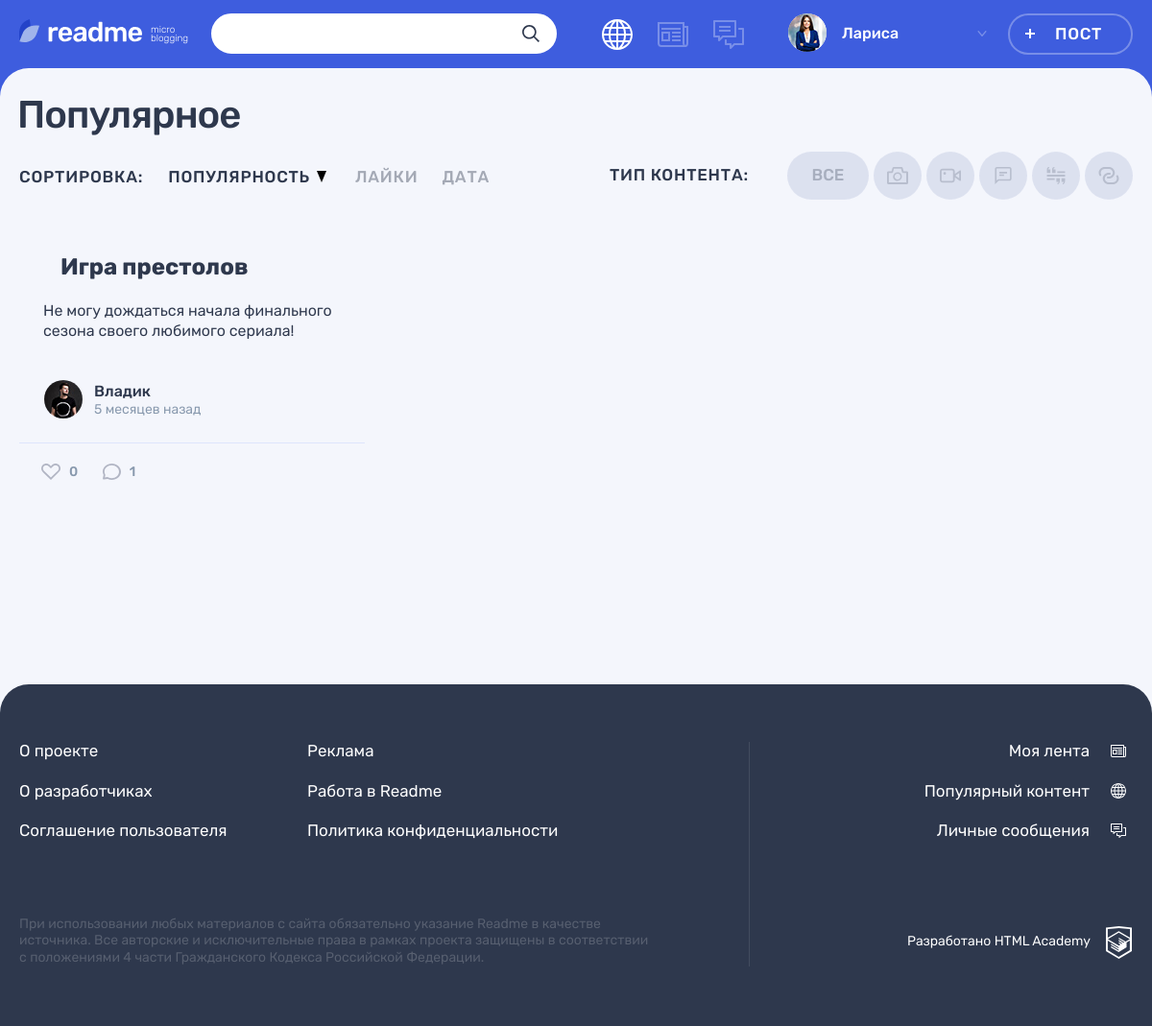
/popular.php?type_id=3 (signed in), run on the app's committed database.
### tables this page shows
CREATE TABLE types
(
  id              INT AUTO_INCREMENT PRIMARY KEY,
  title           VARCHAR(32) NOT NULL,
  class_name VARCHAR(32) NOT NULL
);

CREATE TABLE posts
(
  id           INT AUTO_INCREMENT PRIMARY KEY,
  dt_add       TIMESTAMP DEFAULT CURRENT_TIMESTAMP,
  title        VARCHAR(255) NOT NULL,
  text_content TEXT,
  quote_author VARCHAR(255),
  image        VARCHAR(255),
  video        VARCHAR(255),
  link         VARCHAR(255),
  views_count  INT DEFAULT 0,
  user_id      INT          NOT NULL,
  type_id      INT          NOT NULL,
  author_id    INT,
  repost_id    INT
);

CREATE TABLE users
(
  id       INT AUTO_INCREMENT PRIMARY KEY,
  dt_add   TIMESTAMP DEFAULT CURRENT_TIMESTAMP,
  email    VARCHAR(128) NOT NULL UNIQUE,
  login    VARCHAR(64)  NOT NULL,
  password VARCHAR(255) NOT NULL,
  avatar   VARCHAR(255)
);

### helpers.php (called while the page is built, shortened)
<?php
function get_noun_plural_form($number, $one, $two, $many)
{
    $number = (int) $number;
    $mod10 = $number % 10;
    $mod100 = $number % 100;
    switch (true) {
        default:
            return $many;
    }
}
function include_template($name, array $data = [])
{
    $name = 'templates/' . $name;
    extract($data);
    require $name;
    $result = ob_get_clean();
    return $result;
}
function crop_text($text, $length = 300)
{
    $words = explode(' ', $text);
    $sum_length = 0;
    $words_cropped = [];
    for ($i = 0; $i < count($words); $i++) {
        $words_cropped[$i] = $words[$i];
        $sum_length += (mb_strlen($words[$i]) + 1);
    }
    $text_cropped = implode(' ', $words_cropped);
    return false;
}
function print_date_diff($date)
{
    $first_date = date_create($date);
    $now = date_create('now');
    $date_diff = date_diff($now, $first_date);
    foreach ($date_diff as $period => $amount) {
        if ($amount !== 0) {
            switch ($period) {
                case 'm':
                    return "$amount " . get_noun_plural_form($amount, 'месяц', 'месяца', 'месяцев');
                    break;
            }
        }
    }
}
function get_data($con, $stmt, $is_row)
{
    mysqli_stmt_execute($stmt);
    $result = mysqli_stmt_get_result($stmt);
    if ($is_row) {
        $data = mysqli_fetch_assoc($result);
    } else {
        $data = mysqli_fetch_all($result, MYSQLI_ASSOC);
    }
    return $data;
}

### models.php (called while the page is built, shortened)
<?php
function get_post_types($con)
{
    $sql = "SELECT * FROM `types`";
    $stmt = mysqli_prepare($con, $sql);
    $types = get_data($con, $stmt, false);
    return $types;
}
function get_filtered_posts($con, $filtered_property, $value, $limit, $order = 'views_count', $direction = 'DESC')
{
    if ($filtered_property) {
        $sql_filter = " WHERE $filtered_property = $value";
    } else {
        $sql_filter = "";
    }
    if ($limit) {
        $sql_limit = " LIMIT $limit";
    } else {
        $sql_limit = "";
    }
    if ($order) {
        $sql_order = " ORDER BY $order $direction";
    } else {
        $sql_order = "";
    }
    $sql = "SELECT p.*, u.login, u.avatar, t.class_name,
       (SELECT COUNT(*) FROM `likes` l WHERE l.post_id = p.id) AS likes_count FROM `posts` p
            JOIN `users` u ON p.user_id = u.id
            JOIN `types` t ON p.type_id = t.id
            $sql_filter $sql_order $sql_limit;";
    $stmt = mysqli_prepare($con, $sql);
    $filtered_posts = get_data($con, $stmt, false);
    return $filtered_posts;
}
function get_all_liked_post_ids_by_user($con, $user_id)
{
    $sql = "SELECT `post_id` FROM `likes` WHERE `user_id` = '$user_id';";
    $stmt = mysqli_prepare($con, $sql);
    $all_liked_post_ids_by_user_from_db = get_data($con, $stmt, false);
    $all_liked_post_ids_by_user = [];
    return $all_liked_post_ids_by_user;
}
function count_likes_of_post($con, $post_id)
{
    $sql = "SELECT `id` FROM `likes` WHERE `post_id` = '$post_id';";
    $result = mysqli_query($con, $sql);
    $records_count = mysqli_num_rows($result);
    return $records_count;
}
function count_comments_of_post($con, $post_id)
{
    $sql = "SELECT `id` FROM `comments` WHERE `post_id` = '$post_id';";
    $result = mysqli_query($con, $sql);
    $records_count = mysqli_num_rows($result);
    return $records_count;
}

### templates/main.php (the view, shortened to what this page needs)
<section class="page__main page__main--popular">
    <div class="container">
        <h1 class="page__title page__title--popular">Популярное</h1>
    </div>
    <div class="popular container">
        <div class="popular__filters-wrapper">
            <div class="popular__sorting sorting">
                <b class="popular__sorting-caption sorting__caption">Сортировка:</b>
                <ul class="popular__sorting-list sorting__list">
                    <?php foreach ($sort_types as $key => $sort_type) : ?>
                        <li class="sorting__item <?= (($key === 'popular' && !isset($_GET['sort']))
                            || (isset($_GET['sort']) && $_GET['sort']) === $key) ? 'sorting__item--active' : '' ?>">
                            <a class="sorting__link <?= (($key === 'popular' && !isset($_GET['sort']))
                                || (isset($_GET['sort']) && $_GET['sort']) === $key) ? 'sorting__link--active' : '' ?>"
                               href="popular.php?sort=<?= $key ?><?= (isset($_GET['type_id'])) ? '&type_id='
                                   . $_GET['type_id'] : '' ?>">
                                <span><?= $sort_type['title'] ?? '' ?></span>
                                <svg class="sorting__icon" width="10" height="12">
                                    <use xlink:href="#icon-sort"></use>
                                </svg>
                            </a>
                        </li>
                    <?php endforeach; ?>
                </ul>
            </div>
            <div class="popular__filters filters">
                <b class="popular__filters-caption filters__caption">Тип контента:</b>
                <ul class="popular__filters-list filters__list">
                    <li class="popular__filters-item popular__filters-item--all filters__item filters__item--all">
                        <a class="filters__button filters__button--ellipse filters__button--all
                        <?php if ($type_id === '') : ?>
                        filters__button--active
                        <?php endif; ?>" href="popular.php">
                            <span>Все</span>
                        </a>
                    </li>
                    <?php foreach ($types as $type) : ?>
                        <li class="popular__filters-item filters__item">
                            <a class="filters__button filters__button--<?= $type['class_name'] ?? '' ?>
                            button" href="popular.php?type_id=<?= $type['id'] ?? '' ?>">
                                <svg class="filters__icon" width="22" height="18">
                                    <use xlink:href="#icon-filter-<?= $type['class_name'] ?? '' ?>"></use>
                                </svg>
                            </a>
                        </li>
                    <?php endforeach; ?>
                </ul>
            </div>
        </div>
        <div class="popular__posts">
            <?php if (!empty($posts)) : ?>
                <?php foreach ($posts as $key => $post) : ?>
                    <article class="popular__post <?= $post['class_name'] ? "post-" . $post['class_name'] : "" ?>">
                        <header class="post__header">
                            <h2>
                                <a href="/post.php?id=<?= $post['id'] ?? '' ?>"><?= htmlspecialchars($post['title']) ??
                                    '' ?></a>
                            </h2>
                        </header>
                        <div class="post__main">
                            <?php if ($post['class_name'] === 'quote') : ?>
                                <blockquote>
                                    <p><?= htmlspecialchars($post['text_content']) ?? '' ?></p>
                                    <cite><?= htmlspecialchars($post['quote_author']) ?? '' ?></cite>
                                </blockquote>
                            <?php elseif ($post['class_name'] === 'text') : ?>
                                <?php if (crop_text($post['text_content'])) : ?>
                                    <p><?= htmlspecialchars(crop_text($post['text_content'])) . '...' ?></p>
                                    <a class="post-text__more-link" href="#">Читать далее</a>
                                <?php else : ?>
                                    <p><?= htmlspecialchars($post['text_content']) ?? '' ?></p>
                                <?php endif; ?>
                            <?php endif; ?>
                        </div>
                        <footer class="post__footer">
                            <div class="post__author">
                                <a class="post__author-link" href="profile.php?id=<?= $post['user_id'] ??
                                '' ?>" title="Автор">
                                    <div class="post__avatar-wrapper">
                                        <img class="post__author-avatar" src="<?= $post['avatar'] ?>"
                                             alt="Аватар пользователя">
                                    </div>
                                    <div class="post__info">
                                        <b class="post__author-name"><?= htmlspecialchars($post['login']) ?></b>
                                        <time class="post__time"
                                              datetime="<?= date_format(date_create($post['dt_add']), 'Y-m-d'); ?>"
                                              title="<?= date_format(date_create($post['dt_add']), 'd.m.Y H:i'); ?>">
                                            <?= print_date_diff($post['dt_add']); ?> назад
                                        </time>
                                    </div>
                                </a>
                            </div>
                            <div class="post__indicators">
                                <div class="post__buttons">
                                    <a class="post__indicator post__indicator--likes button
                                    <?= (isset($liked_post_ids_by_session_user)
                                        && in_array($post['id'], $liked_post_ids_by_session_user))
                                        ? 'post__indicator--likes-active' : '' ?>"
                                       href="<?= $_SERVER['REQUEST_URI'] ?>&liked_post_id=<?= $post['id'] ?? '' ?>"
                                       title="Лайк">
                                        <svg class="post__indicator-icon" width="20" height="17">
                                            <use xlink:href="#icon-heart"></use>
                                        </svg>
                                        <span><?= count_likes_of_post($con, $post['id']) ?></span>
                                    </a>
                                    <a class="post__indicator post__indicator--comments button"
                                       href="post.php?id=<?= $post['id'] ?? '' ?>#last_comment" title="Комментарии">
                                        <svg class="post__indicator-icon" width="19" height="17">
                                            <use xlink:href="#icon-comment"></use>
                                        </svg>
                                        <span><?= count_comments_of_post($con, $post['id']) ?></span>
                                    </a>
                                </div>
                            </div>
                        </footer>
                    </article>
                <?php endforeach; ?>
            <?php else : ?>
                <p>По данному фильтру постов не найдено.</p>
            <?php endif; ?>
        </div>
        <div class="popular__page-links">
        </div>
    </div>
</section>

### data on the page
posts: title "Игра престолов", text_content "Не могу дождаться начала финального сезона своего любимого сериала!", user.avatar (picture), user.login "Владик", dt_add "5 месяцев", id "0", id "1"

### other printed values
$user_name "Лариса"
$sort_type['title'] "ПОПУЛЯРНОСТЬ"
$sort_type['title'] "ЛАЙКИ"
$sort_type['title'] "ДАТА"
